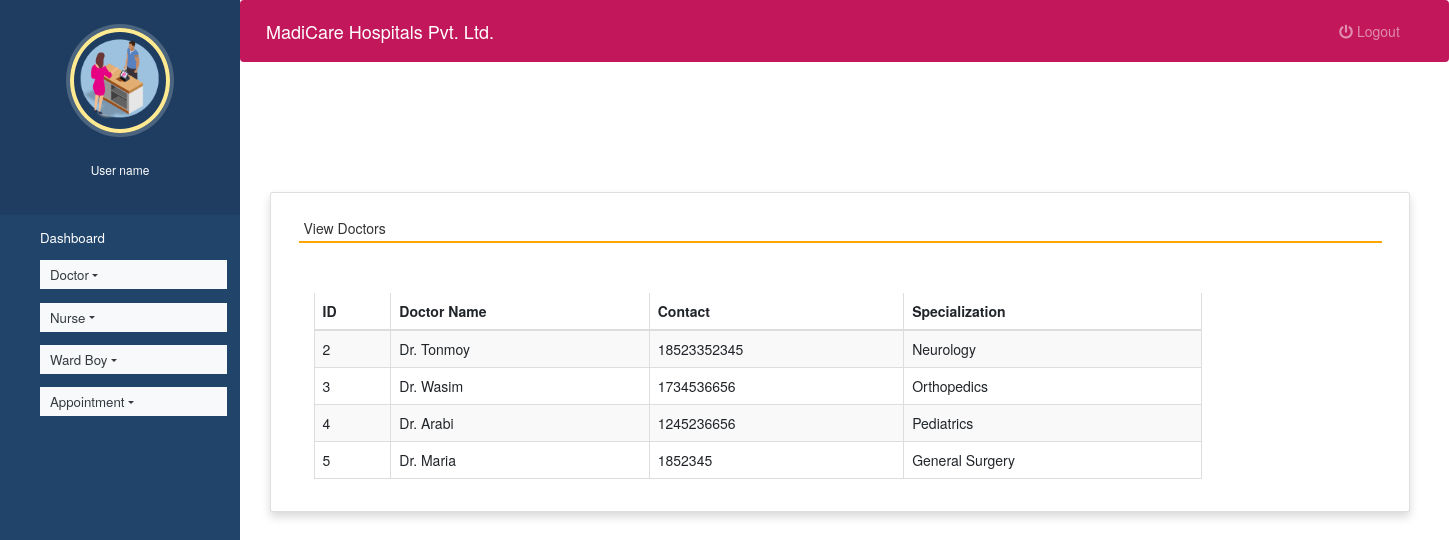
The app's page /user_view_doctor (signed in) with its own data.
### hospitals/models.py (models this page shows, shortened)
class Doctor(models.Model):
    name = models.CharField(max_length=50)
    mobile = models.IntegerField()
    special = models.CharField(max_length=50)
    id = models.IntegerField(primary_key=True)

### hospitals/views.py (the view)
# urls.py: path('user_view_doctor', user_view_doctor, name='user_view_doctor'),
def user_view_doctor(request):
    if not request.user.is_staff:
        return redirect('login')
    doc = Doctor.objects.all()
    d = {'doc': doc}
    return render(request, 'user_view_doctor.html', d)

### hospitals/templates/user_view_doctor.html (shortened to what this page needs)
{% extends 'user_nav.html' %}
{% load static %}
{% block content %}
<head>
 <link rel="stylesheet" href="https://maxcdn.bootstrapcdn.com/bootstrap/3.4.1/css/bootstrap.min.css">
  <link rel="stylesheet" href="https://cdnjs.cloudflare.com/ajax/libs/font-awesome/4.7.0/css/font-awesome.min.css">
  <link rel="stylesheet" href="https://use.fontawesome.com/releases/v5.6.3/css/all.css">
</head>
<br><br><br><br>
<div class="container card shadow m-5">
    <div class="card-body">
        <h5 class="p-2" style="border-bottom: 2px solid orange">View Doctors</h5>
		<div class="container mt-5">
			<div class="table-responsive">
		<table id="example" class="table table-striped table-bordered table-sm" style="width:80%">
			<thead>
				<tr>
					<th>ID</th>
					<th>Doctor Name</th>
					<th>Contact</th>
					<th>Specialization</th>
				</tr>
			</thead>
			<tbody>
            {% for i in doc %}
			<tr>
				<td>{{i.id}}</td>
				<td>{{i.name}}</td>
				<td>{{i.mobile}}</td>
				<td>{{i.special}}</td>
			</tr>
			{% endfor %}
			</tbody>
		</table>
				</div>
	 </div>
	</div>
</div>
{% endblock content %}

### hospitals/static/style.css (style rules this page uses)
body { padding-left: 240px; }

### hospitals/templates/user_nav.html (style rules this page uses)
body { padding-left: 240px; }

### records on screen
Doctor: id "2", name "Dr. Tonmoy", mobile "18523352345", special "Neurology"
Doctor: id "3", name "Dr. Wasim", mobile "1734536656", special "Orthopedics"
Doctor: id "4", name "Dr. Arabi", mobile "1245236656", special "Pediatrics"
Doctor: id "5", name "Dr. Maria", mobile "1852345", special "General Surgery"
